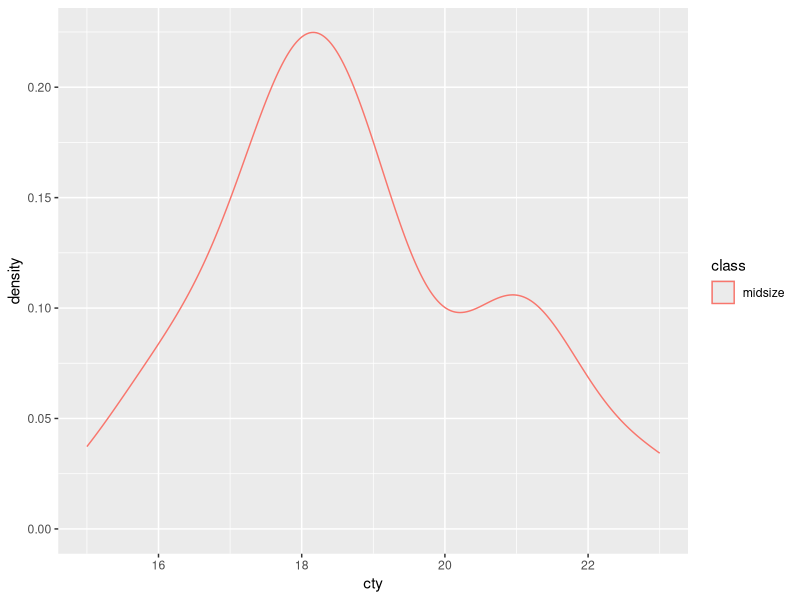
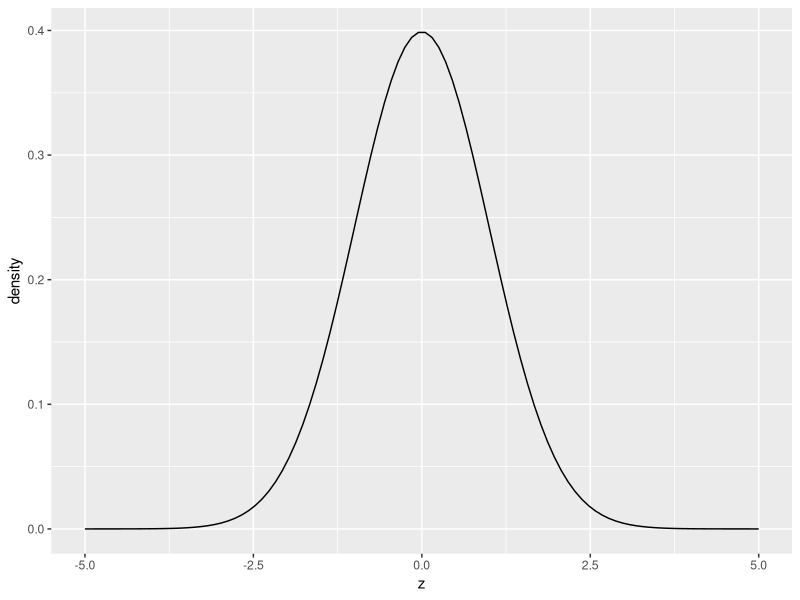
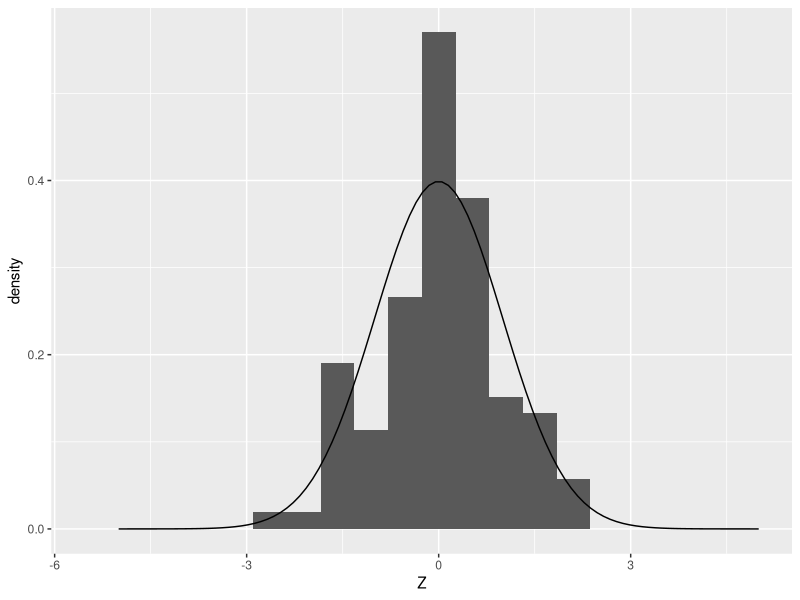
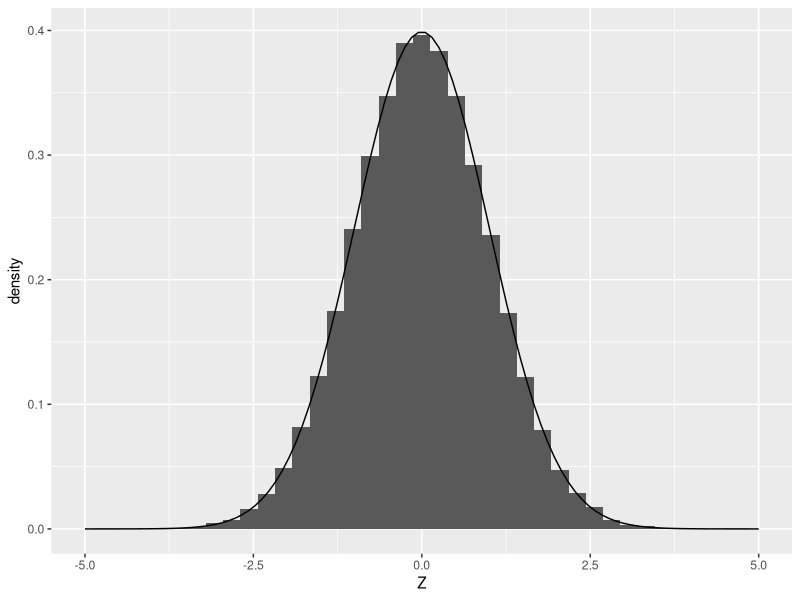
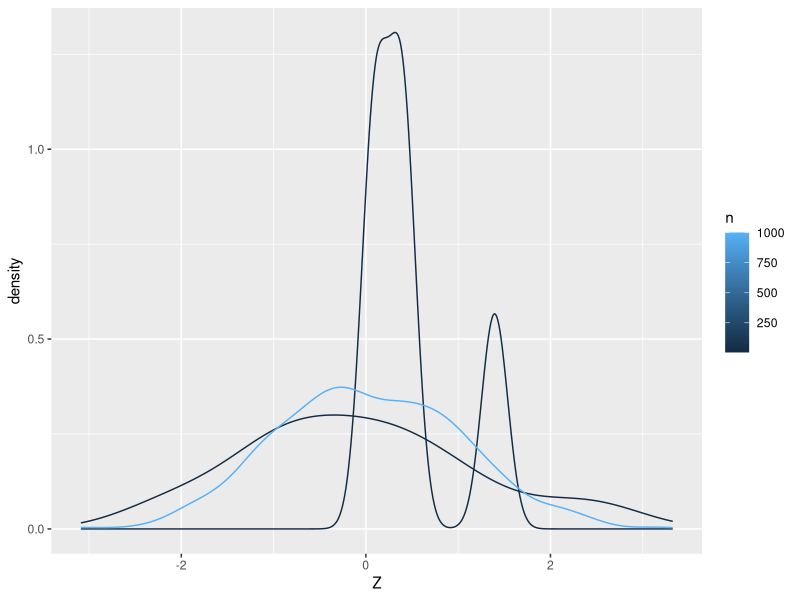
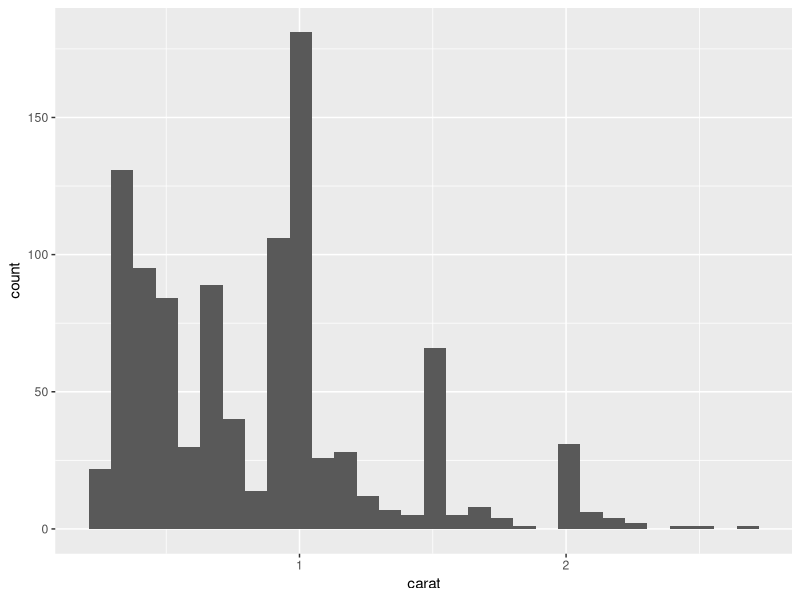
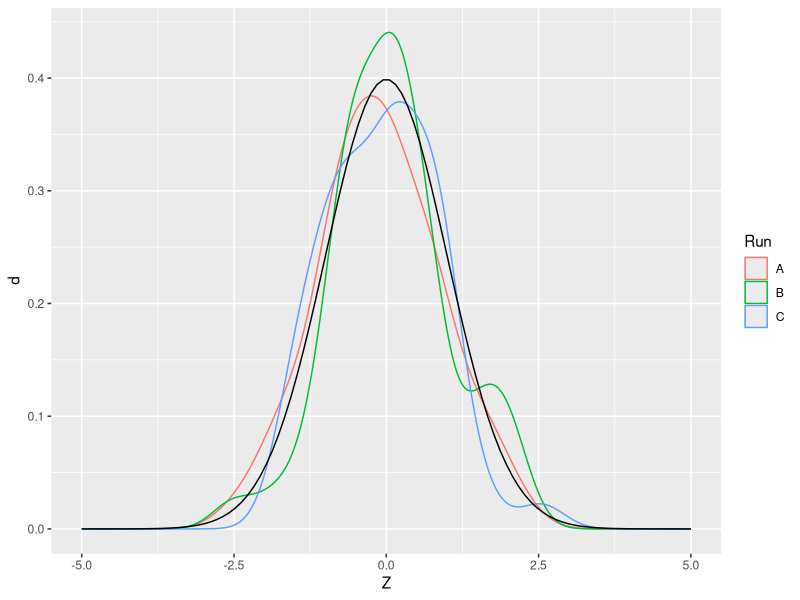

Write R code to recreate these figures, in order.
## ---- chunk 1
library(tidyverse)
## ---- chunk 2
mpg %>%
  filter(class == "midsize") %>%
  ggplot(aes(cty, color = class)) +
  geom_density()
## ---- chunk 3
## NOTE: No need to change this!
df_norm_d <-
  tibble(z = seq(-5, +5, length.out = 100)) %>%
  mutate(d = dnorm(z, mean = 0, sd = 1))

df_norm_d %>%
  ggplot(aes(z, d)) +
  geom_line() +
  labs(
    y = "density"
  )
## ---- chunk 4
df_q1 <-
  tibble(x = seq(-5, +5, length.out = 100)) %>%
  mutate(d = dunif(x, min = -1, max = +1))
## ---- chunk 5
## NOTE: No need to change this
assertthat::assert_that(
  all(
    df_q1 %>%
      filter(-1 <= x, x <= +1) %>%
      mutate(flag = d > 0) %>%
      pull(flag)
    )
)
assertthat::assert_that(
  all(
    df_q1 %>%
      filter((x < -1) | (+1 < x)) %>%
      mutate(flag = d == 0) %>%
      pull(flag)
    )
)
print("Nice!")
## ---- chunk 6
## NOTE: No need to change this!
df_norm_samp <- tibble(Z = rnorm(n = 100, mean = 0, sd = 1))

ggplot() +
  ## Plot a *sample*
  geom_histogram(
    data = df_norm_samp,
    mapping = aes(Z, after_stat(density)),
    bins = 20
  ) +
  ## Plot a *density*
  geom_line(
    data = df_norm_d,
    mapping = aes(z, d)
  )
## ---- chunk 7
## NOTE: No need to change this!
ggplot() +
  ## Plot a *sample*
  geom_histogram(
    data = tibble(Z = rnorm(n = 1e5, mean = 0, sd = 1)),
    mapping = aes(Z, after_stat(density)),
    bins = 40
  ) +
  ## Plot a *density*
  geom_line(
    data = df_norm_d,
    mapping = aes(z, d)
  )
## ---- chunk 8
## NOTE: Use the data generated here
df_q2 <- map_dfr(
  c(5, 10, 1e3),
  function(nsamp) {
    tibble(Z = rnorm(n = nsamp), n = nsamp)
  }
)
## TODO: Create the figure
df_q2 %>%
  ggplot(aes(Z, color = n, group = n)) +
  geom_density()
## ---- chunk 9
n_diamonds <- 1000

diamonds %>%
  filter(cut == "Good") %>%
  slice_sample(n = n_diamonds) %>%
  ggplot(aes(carat)) +
  geom_histogram()
## ---- chunk 10
## NOTE: No need to change; run this multiple times!
rnorm(5)
## ---- chunk 11
## NOTE: No need to change this!
df_samp_multi <-
  tibble(Z = rnorm(n = 50, mean = 0, sd = 1), Run = "A") %>%
  bind_rows(
    tibble(Z = rnorm(n = 50, mean = 0, sd = 1), Run = "B")
  ) %>%
  bind_rows(
    tibble(Z = rnorm(n = 50, mean = 0, sd = 1), Run = "C")
  )

ggplot() +
  ## Plot *fitted density*
  geom_density(
    data = df_samp_multi,
    mapping = aes(Z, color = Run, group = Run)
  ) +
  ## Plot a *density*
  geom_line(
    data = df_norm_d,
    mapping = aes(z, d)
  )
## ---- chunk 12
## NOTE: No need to change; run this multiple times!
set.seed(101)
rnorm(5)
